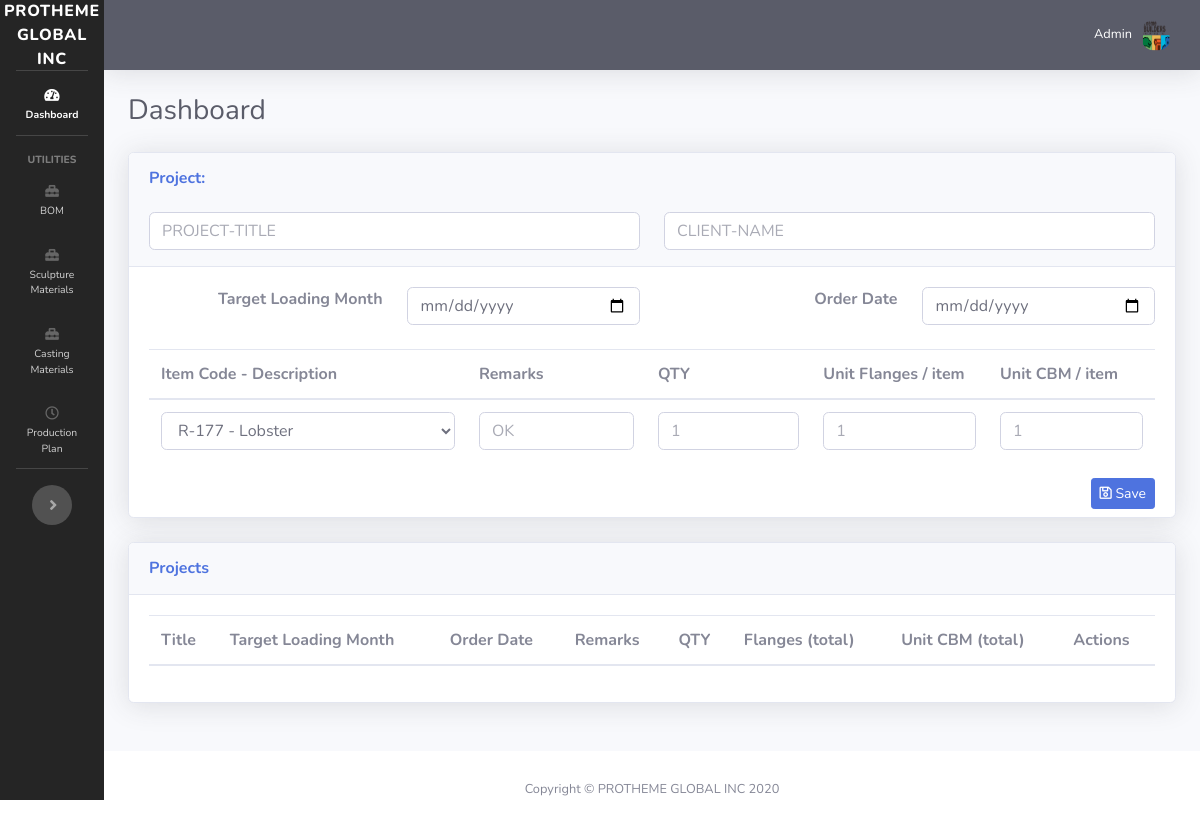
Before: / with the older database file.
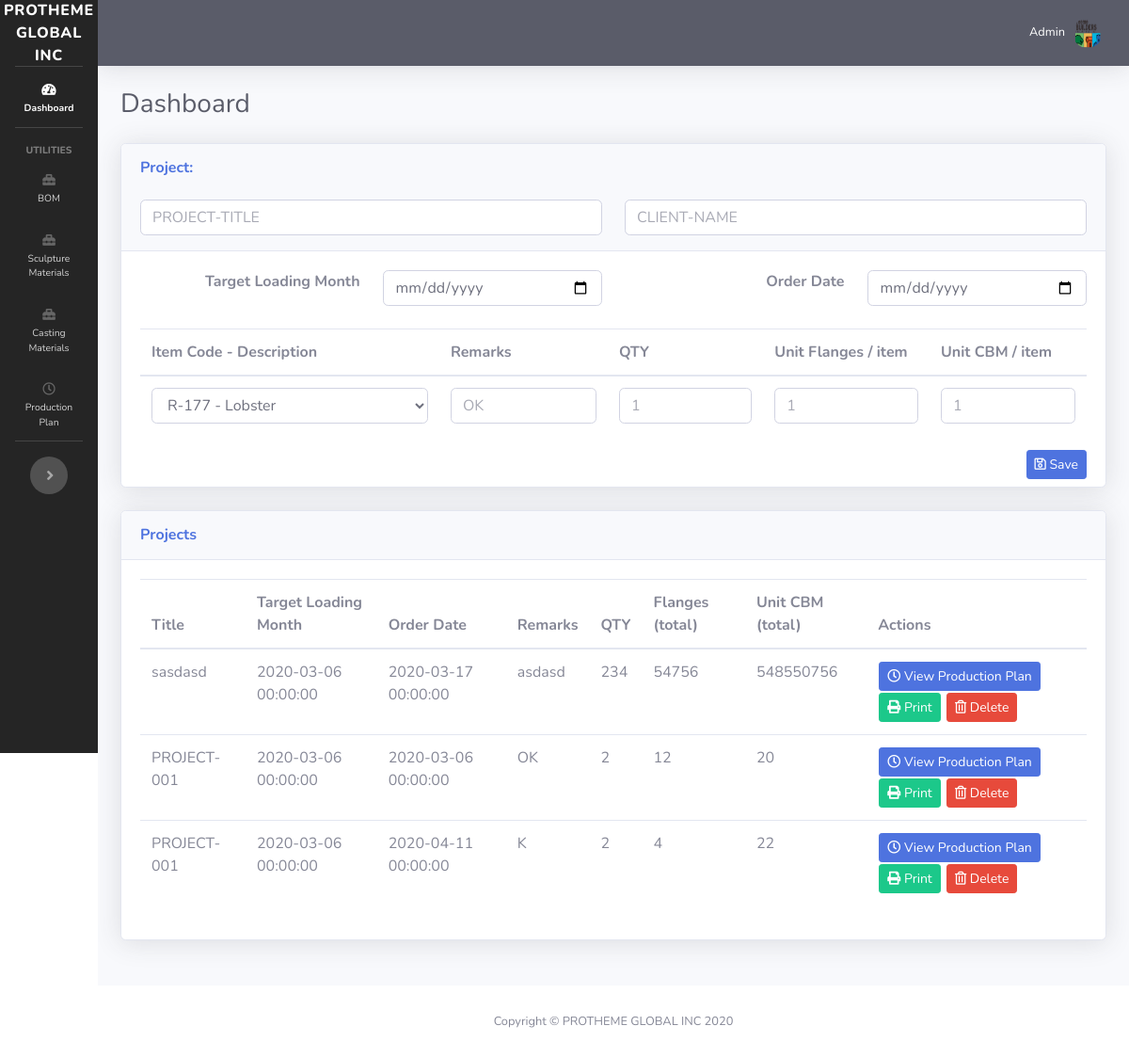
After: the same page with the newer database file.
### tables this page shows
CREATE TABLE `project` (
  `id` int(11) NOT NULL,
  `client_name` varchar(128) NOT NULL,
  `project_title` varchar(128) NOT NULL,
  `order_date` datetime NOT NULL,
  `order_target` datetime NOT NULL,
  `item_id` int(11) NOT NULL,
  `remarks` varchar(128) NOT NULL,
  `qty` int(11) NOT NULL,
  `unit_flanges` int(11) NOT NULL,
  `unit_cbm` int(11) NOT NULL
);

### index.php (the view, shortened to what the changed rows need)
<?php
  require_once 'dbh.php';
  include("sidebar.php");
  $getProjects = $mysqli->query(' SELECT * FROM  project') or die ($mysqli->error);
?>
    <div id="content-wrapper" class="d-flex flex-column">
      <div id="content">
        <div class="container-fluid">
          <div class="d-sm-flex align-items-center justify-content-between mb-4">
            <h1 class="h3 mb-0 text-gray-800">Dashboard</h1>
          </div>
          <div class="row">
            <div class="col-lg-12 mb-4">
              <div class="card shadow mb-4">
                  <form action="process_projects.php" method="POST" class="mb-1">
                <div class="card-body">
                    <br/>
                      <table class="table">
                          <thead>
                              <tr>
                                  <th>Item Code - Description</th>
                                  <th>Remarks</th>
                                  <th>QTY</th>
                                  <th>Unit Flanges / item</th>
                                  <th>Unit CBM / item</th>
                              </tr>
                          </thead>
                      </table>
                  </form>
                </div>
              </div>
              <div class="card shadow mb-4">
                <div class="card-body" style="overflow-x: auto;">
                    <table class="table" id="projetsDataTable">
                        <thead>
                            <th>Title</th>
                            <th>Target Loading Month</th>
                            <th>Order Date</th>
                            <th>Remarks</th>
                            <th>QTY</th>
                            <th>Flanges (total)</th>
                            <th>Unit CBM (total)</th>
                            <th>Actions</th>
                        </thead>
                        <tbody>
                        <?php while ($newProject=$getProjects->fetch_assoc()){
                            $qty = $newProject['qty'];
                            $unit_flanges = $newProject['unit_flanges'];
                            $unit_cbm = $newProject['unit_cbm'];
                            $unit_flanges = $unit_flanges * $qty;
                            $unit_cbm = $unit_cbm * $qty;
                            ?>
                            <tr>
                                <td><?php echo $newProject['project_title']; ?></td>
                                <td><?php echo $newProject['order_target']; ?></td>
                                <td><?php echo $newProject['order_date']; ?></td>
                                <td><?php echo $newProject['remarks']; ?></td>
                                <td><?php echo $qty; ?></td>
                                <td><?php echo $unit_flanges; ?></td>
                                <td><?php echo $unit_cbm; ?></td>
                                <td>
                                    <a href="production_plans.php?projectID=<?php echo $newProject['id']; ?>" class="btn btn-sm btn-primary" style="margin: 1px;"><i class="far fa-clock"></i> View Production Plan</a>
                                    <a href="print_project.php?projectID=<?php echo $newProject['id']; ?>" class="btn btn-sm btn-success" style="margin: 1px;"><i class="fas fa-print"></i> Print</a>
                                    <button type="button" class="btn btn-sm btn-danger" data-toggle="modal" data-target="#exampleModal<?php echo $newProject['id']; ?>" style="margin: 1px;">
                                        <i class="far fa-trash-alt"></i> Delete
                                    </button>
                                </td>
                            </tr>
                         <?php } ?>
                        </tbody>
                    </table>
                </div>
              </div>
            </div>
          </div>
        </div>
      </div>
<?php include("footer.php"); ?>

Changed rows visible on the page:
added project: project_title "sasdasd", order_target "2020-03-06 00:00:00", order_date "2020-03-17 00:00:00", remarks "asdasd", qty "234", unit_flanges "54756", unit_cbm "548550756"
added project: project_title "PROJECT-001", order_target "2020-03-06 00:00:00", order_date "2020-03-06 00:00:00", remarks "OK", qty "2", unit_flanges "12", unit_cbm "20"
added project: project_title "PROJECT-001", order_target "2020-03-06 00:00:00", order_date "2020-04-11 00:00:00", remarks "K", qty "2", unit_flanges "4", unit_cbm "22"
